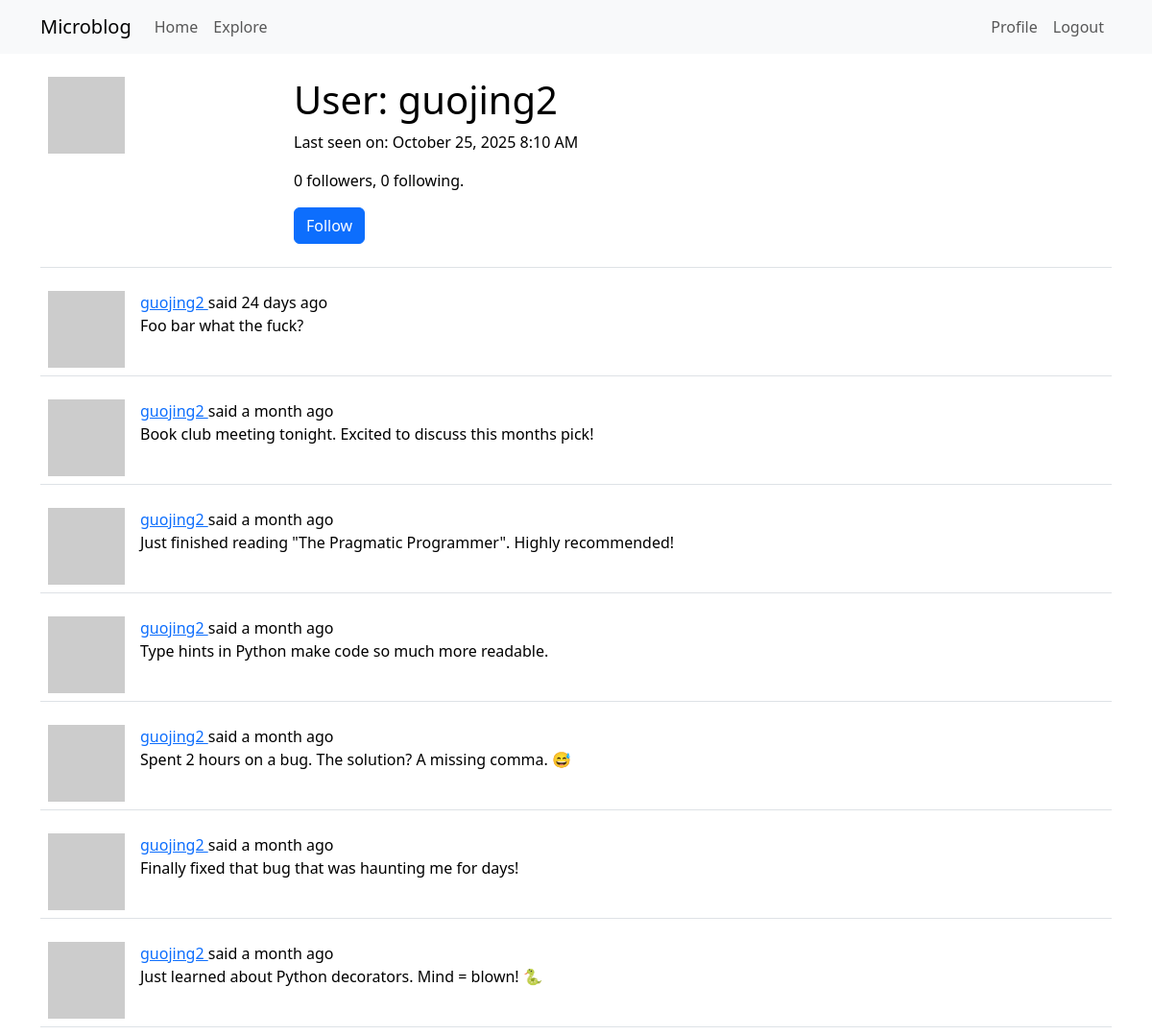
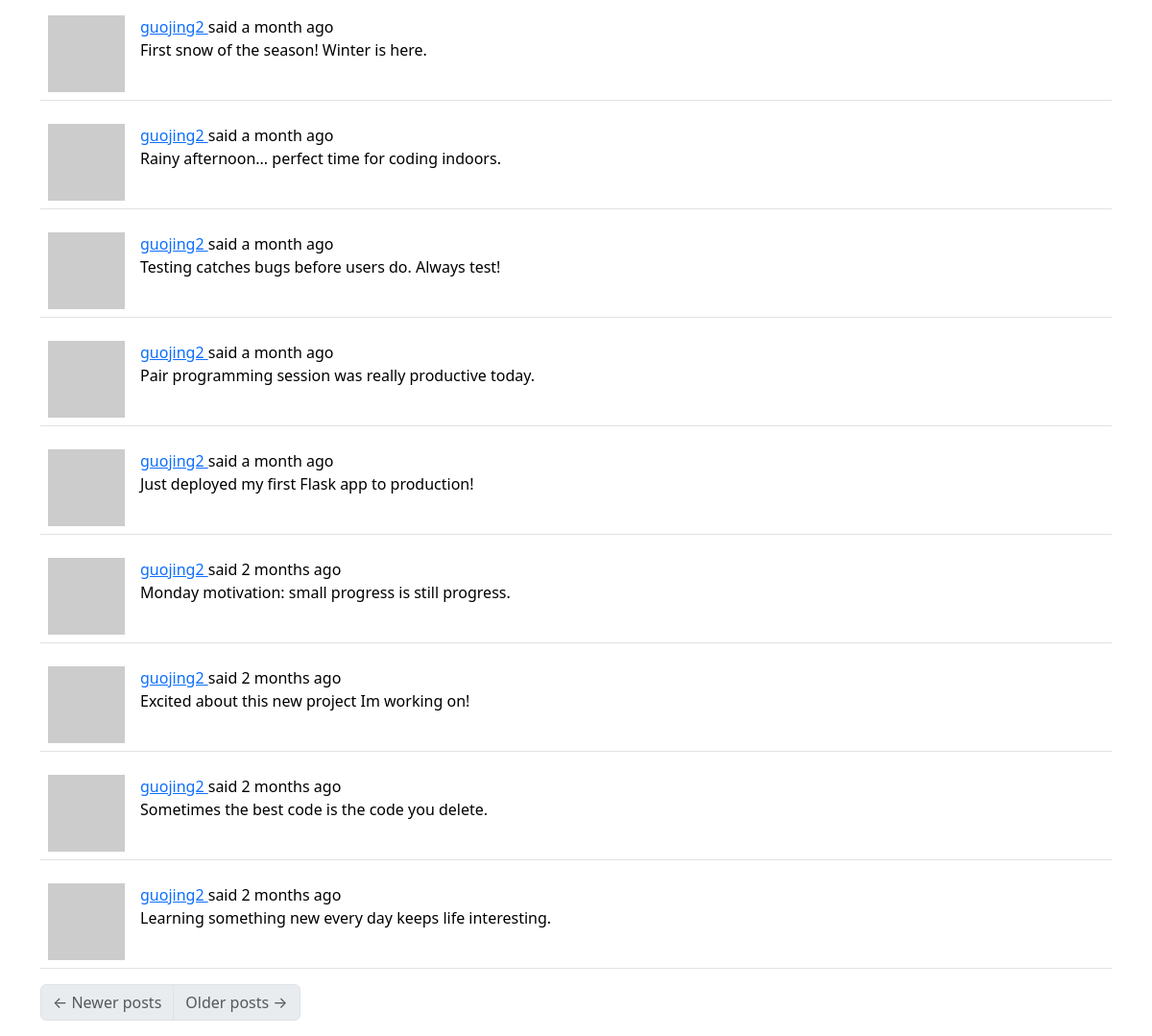
/user/guojing2 (signed in), run on the app's committed database (2 pictures, top to bottom).
### app/models.py (models this page shows, shortened)
class User(UserMixin, db.Model):
    id: orm.Mapped[int] = orm.mapped_column(primary_key=True)
    username: orm.Mapped[str] = orm.mapped_column(
        sa.String(64), index=True, unique=True
    )
    email: orm.Mapped[str] = orm.mapped_column(sa.String(120), index=True, unique=True)
    password_hash: orm.Mapped[str | None] = orm.mapped_column(sa.String(256))
    posts: orm.WriteOnlyMapped["Post"] = orm.relationship(back_populates="author")
    about_me: orm.Mapped[str | None] = orm.mapped_column(sa.String(140))
    last_seen: orm.Mapped[datetime | None] = orm.mapped_column(
        default=lambda: datetime.now(UTC)
    )
    following: orm.WriteOnlyMapped["User"] = orm.relationship(
        secondary=followers,
        primaryjoin=(followers.c.follower_id == id),
        secondaryjoin=(followers.c.followed_id == id),
        back_populates="followers",
    )
    followers: orm.WriteOnlyMapped["User"] = orm.relationship(
        secondary=followers,
        primaryjoin=(followers.c.followed_id == id),
        secondaryjoin=(followers.c.follower_id == id),
        back_populates="following",
    )
    def avatar(self, size):
        digest = md5(self.email.lower().encode("utf-8")).hexdigest()
        return f"https://www.gravatar.com/avatar/{digest}?d=identicon&s={size}"
    def is_following(self, user):
        query = self.following.select().where(User.id == user.id)
        return db.session.scalar(query) is not None
    def followers_count(self):
        return db.session.scalar(
            sa.select(sa.func.count())
            .select_from(followers)
            .where(followers.c.followed_id == self.id)
        )
    def following_count(self):
        return db.session.scalar(
            sa.select(sa.func.count())
            .select_from(followers)
            .where(followers.c.follower_id == self.id)
        )

class Post(db.Model):
    id: orm.Mapped[int] = orm.mapped_column(primary_key=True)
    body: orm.Mapped[str] = orm.mapped_column(sa.String(140))
    timestamp: orm.Mapped[datetime] = orm.mapped_column(
        index=True, default=lambda: datetime.now(UTC)
    )
    user_id: orm.Mapped[int] = orm.mapped_column(sa.ForeignKey("user.id"), index=True)
    author: orm.Mapped["User"] = orm.relationship(back_populates="posts")
    language: orm.Mapped[str | None] = orm.mapped_column(sa.String(5))

### app/routes.py (the view)
@app.route("/user/<username>")
@login_required
def user(username):
    user = db.first_or_404(sa.select(User).where(User.username == username))
    page = request.args.get("page", 1, type=int)
    query = user.posts.select().order_by(Post.timestamp.desc())
    posts = db.paginate(
        query, page=page, per_page=app.config["POSTS_PER_PAGE"], error_out=False
    )
    next_url = (
        url_for("user", username=username, page=posts.next_num)
        if posts.has_next
        else None
    )
    prev_url = (
        url_for("user", username=username, page=posts.prev_num)
        if posts.has_prev
        else None
    )
    form = EmptyForm()
    return render_template(
        "user.html",
        user=user,
        posts=posts.items,
        next_url=next_url,
        prev_url=prev_url,
        form=form,
    )

### app/forms.py
class EmptyForm(FlaskForm):
    submit = SubmitField(_l("Submit"))

### app/__init__.py (called while the page is built)
def get_locale_func():
    return request.accept_languages.best_match(app.config["LANGUAGES"])

### app/models.py (called while the page is built)
@login.user_loader
def load_user(id):
    return db.session.get(User, int(id))

### app/routes.py (called while the page is built)
@app.before_request
def before_request():
    if current_user.is_authenticated:
        current_user.last_seen = datetime.now(UTC)
        db.session.commit()
    g.locale = str(get_locale())

### app/templates/user.html (shortened to what this page needs)
{% extends "base.html" %}
{% block content %}
    <table class="table table-hover">
        <tr>
            <td width="256px">
                <img src="{{ user.avatar(256) }}" />
            </td>
            <td>
                <h1>{{ _('User:') }} {{ user.username }}</h1>
                {% if user.last_seen %}
                    <p>{{ _('Last seen on:') }} {{ moment(user.last_seen).format('LLL') }}</p>
                {% endif %}
                <p>
                    {{ _('%(count)d followers', count=user.followers_count()) }},
                    {{ _('%(count)d following', count=user.following_count()) }}.
                </p>
                {% if user == current_user %}
                    <p>
                        <a href="{{ url_for('edit_profile') }}">{{ _('Edit your profile') }}</a>
                    </p>
                {% elif not current_user.is_following(user) %}
                    <p>
                        <form
                            action="{{ url_for('follow', username=user.username) }}"
                            method="post"
                        >
                            {{ form.submit(value=_('Follow'), class_='btn btn-primary') }}
                        </form>
                    </p>
                {% endif %}
            </td>
        </tr>
    </table>
    {% for post in posts %}
        {% include '_post.html' %}
    {% endfor %}
    <nav aria-label="Post navigation">
        <ul class="pagination">
            <li class="page-item{% if not prev_url %} disabled{% endif %}">
                <a class="page-link" href="{{ prev_url }}">
                    <span aria-hidden="true">&larr;</span> {{ _('Newer posts') }}
                </a>
            </li>
            <li class="page-item{% if not next_url %} disabled{% endif %}">
                <a class="page-link" href="{{ next_url }}">
                    {{ _('Older posts') }} <span aria-hidden="true">&rarr;</span>
                </a>
            </li>
        </ul>
    </nav>
{% endblock %}

### app/templates/_post.html (shortened to what this page needs)
<table class="table table-hover">
    <tr>
        <td width="70px">
            <a href="{{ url_for('user', username=post.author.username) }}">
                <img src="{{ post.author.avatar(70) }}" />
            </a>
        </td>
        <td>
            <a href="{{ url_for('user', username=post.author.username) }}">
                {{ post.author.username }}
            </a>
            {{ _('said') }} {{ moment(post.timestamp).fromNow() }}
            <br>
            <span id="post{{ post.id }}">{{ post.body }}</span>
        </td>
    </tr>
</table>

### data on the page
User: username "guojing2", last_seen "October 25, 2025 8:10 AM"
Post: author.username "guojing2", timestamp "24 days ago", body "Foo bar what the fuck?"
Post: author.username "guojing2", timestamp "a month ago", body "Book club meeting tonight. Excited to discuss this months pick!"
Post: author.username "guojing2", timestamp "a month ago", body "Just finished reading \"The Pragmatic Programmer\". Highly recommended!"
Post: author.username "guojing2", timestamp "a month ago", body "Type hints in Python make code so much more readable."
Post: author.username "guojing2", timestamp "a month ago", body "Spent 2 hours on a bug. The solution? A missing comma. 😅"
Post: author.username "guojing2", timestamp "a month ago", body "Finally fixed that bug that was haunting me for days!"
Post: author.username "guojing2", timestamp "a month ago", body "Just learned about Python decorators. Mind = blown! 🐍"
Post: author.username "guojing2", timestamp "a month ago", body "First snow of the season! Winter is here."
Post: author.username "guojing2", timestamp "a month ago", body "Rainy afternoon... perfect time for coding indoors."
Post: author.username "guojing2", timestamp "a month ago", body "Testing catches bugs before users do. Always test!"
Post: author.username "guojing2", timestamp "a month ago", body "Pair programming session was really productive today."
Post: author.username "guojing2", timestamp "a month ago", body "Just deployed my first Flask app to production!"
Post: author.username "guojing2", timestamp "2 months ago", body "Monday motivation: small progress is still progress."
Post: author.username "guojing2", timestamp "2 months ago", body "Excited about this new project Im working on!"
Post: author.username "guojing2", timestamp "2 months ago", body "Sometimes the best code is the code you delete."
Post: author.username "guojing2", timestamp "2 months ago", body "Learning something new every day keeps life interesting."
